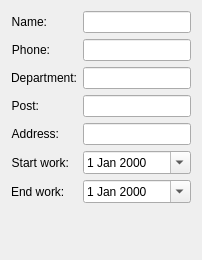
              <widget class="QWidget" name="tabCompany">
               <attribute name="title">
                <string>Company</string>
               </attribute>
               <layout class="QFormLayout" name="formLayout">
                <property name="fieldGrowthPolicy">
                 <enum>QFormLayout::AllNonFixedFieldsGrow</enum>
                </property>
                <item row="0" column="0">
                 <widget class="QLabel" name="lbNameCompany">
                  <property name="text">
                   <string>Name:</string>
                  </property>
                  <property name="alignment">
                   <set>Qt::AlignRight|Qt::AlignTrailing|Qt::AlignVCenter</set>
                  </property>
                 </widget>
                </item>
                <item row="0" column="1">
                 <widget class="QLineEdit" name="leNameCompany"/>
                </item>
                <item row="1" column="0">
                 <widget class="QLabel" name="lbPhoneCompany">
                  <property name="text">
                   <string>Phone:</string>
                  </property>
                  <property name="alignment">
                   <set>Qt::AlignRight|Qt::AlignTrailing|Qt::AlignVCenter</set>
                  </property>
                 </widget>
                </item>
                <item row="1" column="1">
                 <widget class="QLineEdit" name="lePhoneCompany"/>
                </item>
                <item row="2" column="0">
                 <widget class="QLabel" name="lbDapartment">
                  <property name="text">
                   <string>Department:</string>
                  </property>
                  <property name="alignment">
                   <set>Qt::AlignRight|Qt::AlignTrailing|Qt::AlignVCenter</set>
                  </property>
                 </widget>
                </item>
                <item row="2" column="1">
                 <widget class="QLineEdit" name="leDepartment"/>
                </item>
                <item row="3" column="0">
                 <widget class="QLabel" name="lbPost">
                  <property name="text">
                   <string>Post:</string>
                  </property>
                  <property name="alignment">
                   <set>Qt::AlignRight|Qt::AlignTrailing|Qt::AlignVCenter</set>
                  </property>
                 </widget>
                </item>
                <item row="3" column="1">
                 <widget class="QLineEdit" name="lePost"/>
                </item>
                <item row="4" column="0">
                 <widget class="QLabel" name="lbAddressCompany">
                  <property name="text">
                   <string>Address:</string>
                  </property>
                  <property name="alignment">
                   <set>Qt::AlignRight|Qt::AlignTrailing|Qt::AlignVCenter</set>
                  </property>
                 </widget>
                </item>
                <item row="4" column="1">
                 <widget class="QLineEdit" name="leAddressCompany"/>
                </item>
                <item row="5" column="0">
                 <widget class="QLabel" name="lbStartWork">
                  <property name="text">
                   <string>Start work:</string>
                  </property>
                  <property name="alignment">
                   <set>Qt::AlignRight|Qt::AlignTrailing|Qt::AlignVCenter</set>
                  </property>
                 </widget>
                </item>
                <item row="5" column="1">
                 <widget class="QDateEdit" name="deStartWork">
                  <property name="calendarPopup">
                   <bool>true</bool>
                  </property>
                 </widget>
                </item>
                <item row="6" column="0">
                 <widget class="QLabel" name="lbEndWork">
                  <property name="text">
                   <string>End work:</string>
                  </property>
                 </widget>
                </item>
                <item row="6" column="1">
                 <widget class="QDateEdit" name="deEndWork">
                  <property name="calendarPopup">
                   <bool>true</bool>
                  </property>
                 </widget>
                </item>
                <item row="7" column="0" colspan="2">
                 <spacer name="vSpacer_3">
                  <property name="orientation">
                   <enum>Qt::Vertical</enum>
                  </property>
                  <property name="sizeHint" stdset="0">
                   <size>
                    <width>20</width>
                    <height>40</height>
                   </size>
                  </property>
                 </spacer>
                </item>
               </layout>
              </widget>
